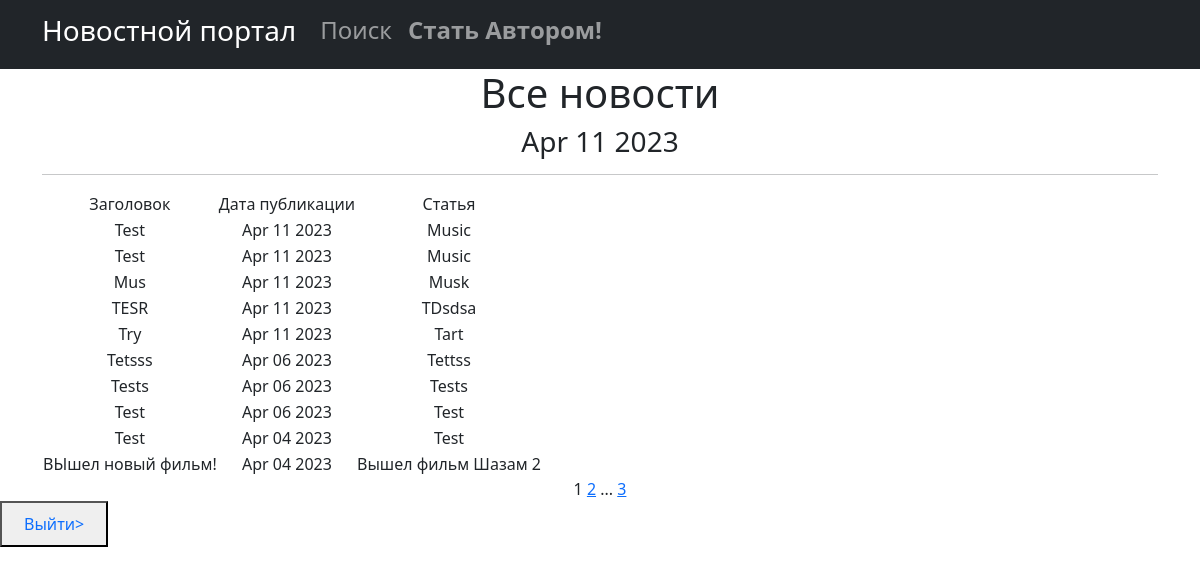
Page /news/ (signed in) on the committed database.
### new/models.py (models this page shows, shortened)
class Post(models.Model):
    NEWS = 'NW'
    ARTICLE = 'AR'
    CATEGORY_CHOICES = [
        (NEWS, 'Новость'),
        (ARTICLE, 'Статья'),
    ]
    author = models.ForeignKey(Author, on_delete=models.CASCADE,)
    categoryType = models.CharField(max_length=2, choices=CATEGORY_CHOICES, default=ARTICLE)
    dateCreation = models.DateTimeField(auto_now_add=True)
    postCategory = models.ManyToManyField(Category, through='PostCategory')
    tittle = models.CharField(max_length=128)
    text = models.TextField()
    rating = models.SmallIntegerField(default=0)

### new/views.py (the view)
# urls.py: path('', PostList.as_view(), name = 'post_list'),
class PostList(ListView):
    model = Post
    ordering = 'text'
    template_name = 'post.html'
    context_object_name = 'post'
    paginate_by = 10
    def get_context_data(self, **kwargs):
        context = super().get_context_data(**kwargs)
        context['is_author'] = self.request.user.groups.filter(name='author').exists()
        context['time_now'] = datetime.utcnow()
        context['next_sale'] = None
        return context
    def get_queryset(self):
        times = Post.objects.all().order_by('-dateCreation')
        return times

### new/templatetags/custom_filters.py (called while the page is built)
@register.filter()
def censor(value):
    x='теракт'
    c='редиска'
    if x in value:
        a= value.replace('теракт', 'т*****')
        return a
    if c in value:
        d= value.replace('редиска', 'р******')
        return d
    try:
        x = str(x)
        c = str(c)
    except:
        print('Введено не слово')
    else:
        return value

### templates/post.html (shortened to what this page needs)
{% extends 'flatpages/default.html' %}
{% load custom_filters %}
{% block content %}
   <h1>Все новости</h1>
    <h3>{{ time_now|date:'M d Y' }}</h3>
   <hr>
    {% if post %}
       <table>
           <tr>
               <td>Заголовок</td>
               <td>Дата публикации</td>
               <td>Статья</td>
           </tr>
           {% for posts in post %}
           <tr>
               <td>{{ posts.tittle|censor }}</td>
               <td>{{ posts.dateCreation|date:'M d Y'}}</td>
               <td>{{ posts.text|truncatechars:20|censor}}</td>
               <td>
                </td>
           </tr>
           {% endfor %}
       </table>
   {% else %}
       <h2>Статей нет!</h2>
    {% endif %}
   {{ page_obj.number }}
   {% if page_obj.has_next %}
       <a href="?page={{ page_obj.next_page_number }}">{{ page_obj.next_page_number }}</a>
       {% if paginator.num_pages != page_obj.next_page_number %}
           ...
           <a href="?page={{ page_obj.paginator.num_pages }}">{{ page_obj.paginator.num_pages }}</a>
       {% endif %}
   {% endif %}
{% endblock content %}

### rows in the picture
Post: tittle|censor "Test", dateCreation "Apr 11 2023", text|censor "Music"
Post: tittle|censor "Test", dateCreation "Apr 11 2023", text|censor "Music"
Post: tittle|censor "Mus", dateCreation "Apr 11 2023", text|censor "Musk"
Post: tittle|censor "TESR", dateCreation "Apr 11 2023", text|censor "TDsdsa"
Post: tittle|censor "Try", dateCreation "Apr 11 2023", text|censor "Tart"
Post: tittle|censor "Tetsss", dateCreation "Apr 06 2023", text|censor "Tettss"
Post: tittle|censor "Tests", dateCreation "Apr 06 2023", text|censor "Tests"
Post: tittle|censor "Test", dateCreation "Apr 06 2023", text|censor "Test"
Post: tittle|censor "Test", dateCreation "Apr 04 2023", text|censor "Test"
Post: tittle|censor "ВЫшел новый фильм!", dateCreation "Apr 04 2023", text|censor "Вышел фильм Шазам 2"

### other values in the picture
{{ time_now|date:'M d Y' }} "Apr 11 2023"
{{ page_obj.number }} "1"
{{ page_obj.next_page_number }} "2"
{{ page_obj.paginator.num_pages }} "3"
